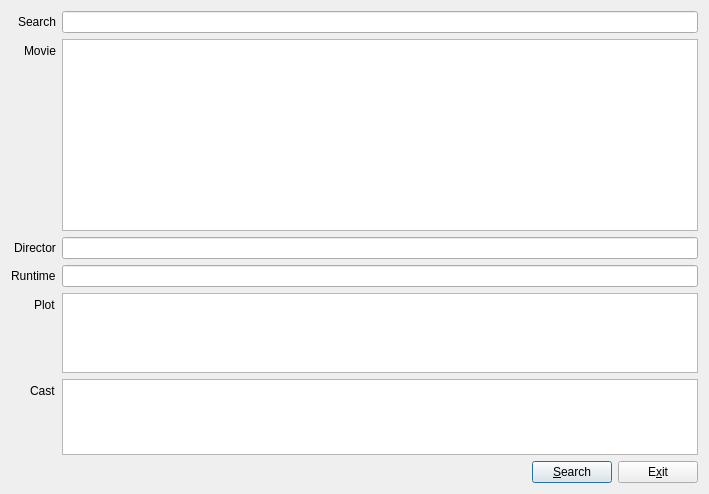
<?xml version="1.0" encoding="UTF-8"?>
<ui version="4.0">
 <class>MovieDialog</class>
 <widget class="QDialog" name="MovieDialog">
  <property name="enabled">
   <bool>true</bool>
  </property>
  <property name="geometry">
   <rect>
    <x>0</x>
    <y>0</y>
    <width>709</width>
    <height>494</height>
   </rect>
  </property>
  <property name="minimumSize">
   <size>
    <width>600</width>
    <height>400</height>
   </size>
  </property>
  <property name="windowTitle">
   <string>IMDB Browser</string>
  </property>
  <property name="windowIcon">
   <iconset>
    <normaloff>film.ico</normaloff>film.ico</iconset>
  </property>
  <layout class="QVBoxLayout" name="verticalLayout">
   <item>
    <layout class="QFormLayout" name="formLayout">
     <property name="labelAlignment">
      <set>Qt::AlignRight|Qt::AlignTrailing|Qt::AlignVCenter</set>
     </property>
     <item row="2" column="0">
      <widget class="QLabel" name="label">
       <property name="text">
        <string>Director</string>
       </property>
      </widget>
     </item>
     <item row="2" column="1">
      <widget class="QLineEdit" name="leDirector">
       <property name="enabled">
        <bool>true</bool>
       </property>
       <property name="readOnly">
        <bool>true</bool>
       </property>
      </widget>
     </item>
     <item row="3" column="0">
      <widget class="QLabel" name="label_2">
       <property name="text">
        <string>Runtime</string>
       </property>
      </widget>
     </item>
     <item row="3" column="1">
      <widget class="QLineEdit" name="leRuntime">
       <property name="readOnly">
        <bool>true</bool>
       </property>
      </widget>
     </item>
     <item row="4" column="0">
      <widget class="QLabel" name="label_3">
       <property name="text">
        <string>Plot</string>
       </property>
      </widget>
     </item>
     <item row="5" column="0">
      <widget class="QLabel" name="label_4">
       <property name="text">
        <string>Cast</string>
       </property>
      </widget>
     </item>
     <item row="5" column="1">
      <widget class="QListWidget" name="listCast">
       <property name="sizePolicy">
        <sizepolicy hsizetype="Expanding" vsizetype="Expanding">
         <horstretch>0</horstretch>
         <verstretch>1</verstretch>
        </sizepolicy>
       </property>
      </widget>
     </item>
     <item row="1" column="0">
      <widget class="QLabel" name="label_5">
       <property name="text">
        <string>Movie</string>
       </property>
      </widget>
     </item>
     <item row="0" column="0">
      <widget class="QLabel" name="label_6">
       <property name="text">
        <string>Search</string>
       </property>
      </widget>
     </item>
     <item row="0" column="1">
      <widget class="QLineEdit" name="leSearch"/>
     </item>
     <item row="1" column="1">
      <widget class="QListWidget" name="listMovie"/>
     </item>
     <item row="4" column="1">
      <widget class="QPlainTextEdit" name="tePlot">
       <property name="minimumSize">
        <size>
         <width>0</width>
         <height>0</height>
        </size>
       </property>
       <property name="maximumSize">
        <size>
         <width>16777215</width>
         <height>80</height>
        </size>
       </property>
       <property name="sizeIncrement">
        <size>
         <width>0</width>
         <height>0</height>
        </size>
       </property>
       <property name="readOnly">
        <bool>true</bool>
       </property>
      </widget>
     </item>
    </layout>
   </item>
   <item>
    <layout class="QHBoxLayout" name="horizontalLayout" stretch="0,0,0">
     <property name="sizeConstraint">
      <enum>QLayout::SetMaximumSize</enum>
     </property>
     <property name="leftMargin">
      <number>0</number>
     </property>
     <property name="rightMargin">
      <number>0</number>
     </property>
     <item>
      <spacer name="horizontalSpacer">
       <property name="orientation">
        <enum>Qt::Horizontal</enum>
       </property>
       <property name="sizeType">
        <enum>QSizePolicy::Expanding</enum>
       </property>
       <property name="sizeHint" stdset="0">
        <size>
         <width>40</width>
         <height>20</height>
        </size>
       </property>
      </spacer>
     </item>
     <item>
      <widget class="QPushButton" name="buttonSearch">
       <property name="minimumSize">
        <size>
         <width>0</width>
         <height>0</height>
        </size>
       </property>
       <property name="text">
        <string>&amp;Search</string>
       </property>
      </widget>
     </item>
     <item>
      <widget class="QPushButton" name="buttonExit">
       <property name="text">
        <string>E&amp;xit</string>
       </property>
      </widget>
     </item>
    </layout>
   </item>
  </layout>
 </widget>
 <tabstops>
  <tabstop>leSearch</tabstop>
  <tabstop>leDirector</tabstop>
  <tabstop>leRuntime</tabstop>
  <tabstop>listCast</tabstop>
  <tabstop>buttonSearch</tabstop>
  <tabstop>buttonExit</tabstop>
 </tabstops>
 <resources/>
 <connections/>
</ui>
